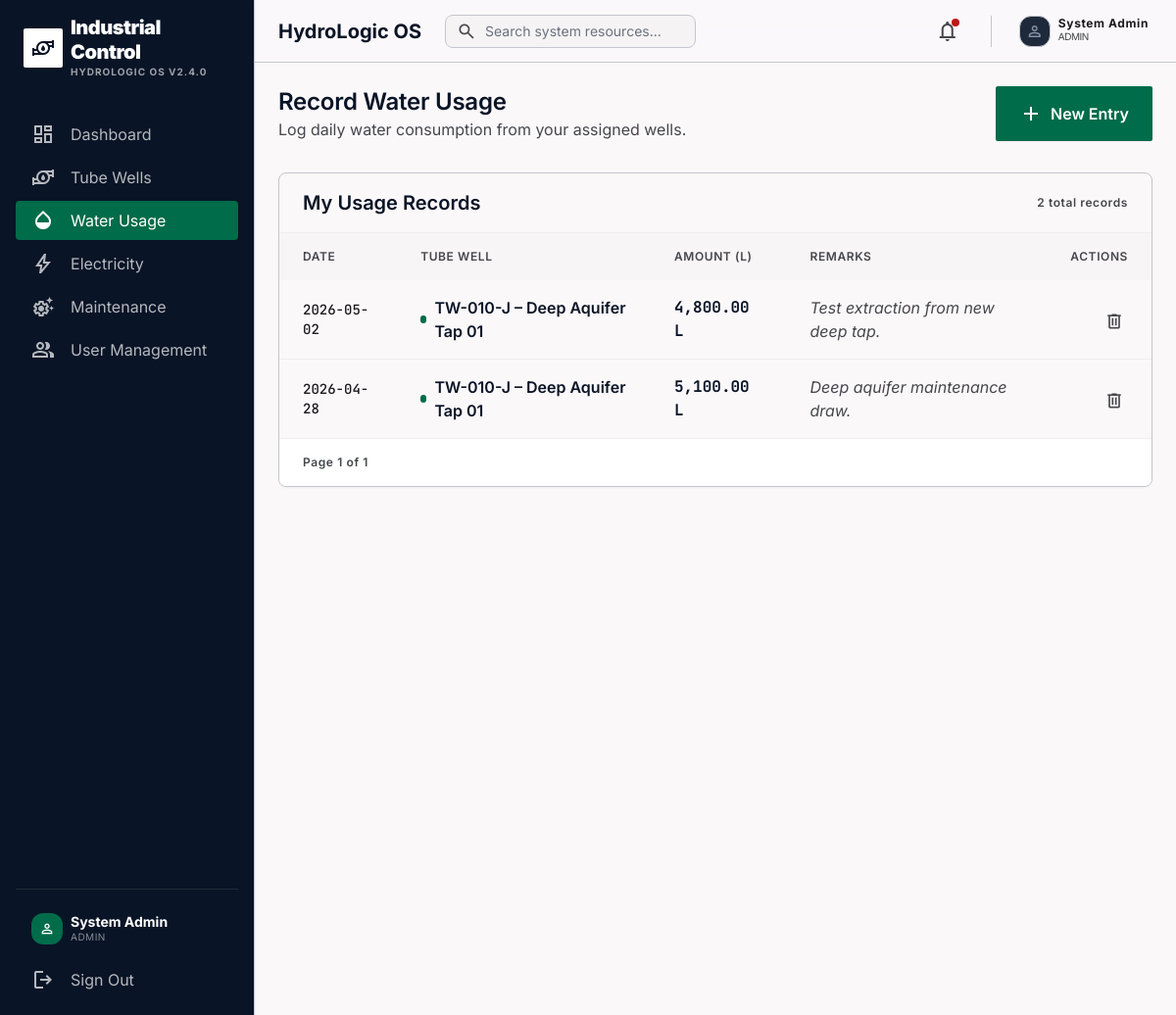
Screenshot of /operator/water_usage.php (signed in) with the database file from the repository.
### tables this page shows
CREATE TABLE IF NOT EXISTS water_usage (
    id              INT AUTO_INCREMENT PRIMARY KEY,
    tube_well_id    INT             NOT NULL,
    usage_date      DATE            NOT NULL,
    water_amount    DECIMAL(12, 2)  NOT NULL,                      
    remarks         TEXT,
    recorded_by     INT,                                           
    created_at      TIMESTAMP       DEFAULT CURRENT_TIMESTAMP,
    updated_at      TIMESTAMP       DEFAULT CURRENT_TIMESTAMP ON UPDATE CURRENT_TIMESTAMP,
    FOREIGN KEY (tube_well_id) REFERENCES tube_wells(id) ON DELETE CASCADE,
    FOREIGN KEY (recorded_by)  REFERENCES users(id)      ON DELETE SET NULL
);

CREATE TABLE IF NOT EXISTS tube_wells (
    id                  INT AUTO_INCREMENT PRIMARY KEY,
    well_code           VARCHAR(30)     NOT NULL UNIQUE,           
    tube_well_name      VARCHAR(150)    NOT NULL,
    location            VARCHAR(255)    NOT NULL,
    installation_date   DATE            NOT NULL,
    status              ENUM('Active', 'Inactive', 'Under Maintenance') DEFAULT 'Active',
    description         TEXT,
    created_by          INT,                                       
    created_at          TIMESTAMP       DEFAULT CURRENT_TIMESTAMP,
    updated_at          TIMESTAMP       DEFAULT CURRENT_TIMESTAMP ON UPDATE CURRENT_TIMESTAMP,
    FOREIGN KEY (created_by) REFERENCES users(id) ON DELETE SET NULL
);

### includes/functions.php (called while the page is built, shortened)
<?php
function sanitize($value): string {
    return htmlspecialchars((string)$value, ENT_QUOTES | ENT_HTML5, 'UTF-8');
}
function paginate(int $total_records, int $per_page, int $current_page): array {
    $current_page = max(1, $current_page);
    $total_pages  = max(1, (int) ceil($total_records / $per_page));
    $current_page = min($current_page, $total_pages);
    $offset       = ($current_page - 1) * $per_page;
    return [
        'total_pages'  => $total_pages,
        'current_page' => $current_page,
        'per_page'     => $per_page,
        'offset'       => $offset,
        'total_records'=> $total_records,
    ];
}

### operator/water_usage.php (the view, shortened to what this page needs)
<?php
require_once __DIR__ . '/../config/db_connect.php';
require_once __DIR__ . '/../includes/functions.php';
$uid = (int)$_SESSION['user_id'];
$page_num   = max(1,(int)($_GET['page']??1));
$cs = mysqli_prepare($conn,"SELECT COUNT(*) AS total FROM water_usage WHERE recorded_by=?");
mysqli_stmt_bind_param($cs,'i',$uid);
mysqli_stmt_execute($cs);
$total_rows = mysqli_fetch_assoc(mysqli_stmt_get_result($cs))['total'] ?? 0;
$pager  = paginate($total_rows, RECORDS_PER_PAGE, $page_num);
$limit  = RECORDS_PER_PAGE;
$offset = $pager['offset'];
$ls = mysqli_prepare($conn,
    "SELECT wu.*, tw.tube_well_name, tw.well_code FROM water_usage wu
     JOIN tube_wells tw ON tw.id=wu.tube_well_id
     WHERE wu.recorded_by=? ORDER BY wu.usage_date DESC, wu.id DESC LIMIT ? OFFSET ?"
);
mysqli_stmt_bind_param($ls,'iii',$uid,$limit,$offset);
mysqli_stmt_execute($ls);
$records = mysqli_stmt_get_result($ls);
require_once __DIR__ . '/../includes/header.php';
require_once __DIR__ . '/../includes/sidebar.php';
?>
<main class="ml-sidebar-width min-h-screen flex flex-col">
    <?php require_once __DIR__ . '/../includes/topbar.php'; ?>
    <div class="p-lg flex-1">
        <div class="flex flex-col md:flex-row md:items-center justify-between mb-xl gap-md">
            <div>
                <h2 class="font-h2 text-h2 text-primary">Record Water Usage</h2>
                <p class="text-on-surface-variant font-body-md">Log daily water consumption from your assigned wells.</p>
            </div>
            <button onclick="openModal('add-modal')"
                    class="flex items-center gap-sm bg-secondary text-on-secondary px-lg py-md rounded shadow-sm hover:opacity-90">
                <span class="material-symbols-outlined">add</span>
                <span class="font-body-md font-semibold">New Entry</span>
            </button>
        </div>
        <div class="bg-surface border border-outline-variant rounded-xl overflow-hidden shadow-sm">
            <div class="px-lg py-md border-b border-surface-container flex items-center justify-between">
                <h3 class="font-h3 text-h3 text-primary">My Usage Records</h3>
                <span class="text-label-sm text-on-surface-variant"><?= $total_rows ?> total records</span>
            </div>
            <div class="overflow-x-auto">
                <table class="w-full text-left border-collapse">
                    <thead><tr class="bg-surface-container-low/50">
                        <th class="px-lg py-md text-label-sm text-on-surface-variant uppercase">Date</th>
                        <th class="px-lg py-md text-label-sm text-on-surface-variant uppercase">Tube Well</th>
                        <th class="px-lg py-md text-label-sm text-on-surface-variant uppercase">Amount (L)</th>
                        <th class="px-lg py-md text-label-sm text-on-surface-variant uppercase">Remarks</th>
                        <th class="px-lg py-md text-label-sm text-on-surface-variant uppercase text-right">Actions</th>
                    </tr></thead>
                    <tbody class="divide-y divide-surface-container">
                        <?php if (mysqli_num_rows($records)===0): ?>
                        <tr><td colspan="5" class="px-lg py-xl text-center text-on-surface-variant">
                            <span class="material-symbols-outlined text-[40px] block mb-sm text-outline">opacity</span>
                            No records yet. Start logging water usage!
                        </td></tr>
                        <?php else: while ($rec=mysqli_fetch_assoc($records)): ?>
                        <tr class="hover:bg-surface-container-lowest transition-colors">
                            <td class="px-lg py-md font-data-mono text-data-mono"><?= date('Y-m-d',strtotime($rec['usage_date'])) ?></td>
                            <td class="px-lg py-md">
                                <div class="flex items-center gap-sm">
                                    <div class="w-2 h-2 rounded-full bg-secondary"></div>
                                    <span class="font-semibold text-primary"><?= sanitize($rec['well_code']) ?> – <?= sanitize($rec['tube_well_name']) ?></span>
                                </div>
                            </td>
                            <td class="px-lg py-md font-data-mono text-primary font-bold"><?= number_format($rec['water_amount'],2) ?> L</td>
                            <td class="px-lg py-md text-on-surface-variant italic"><?= sanitize($rec['remarks']??'—') ?></td>
                            <td class="px-lg py-md text-right">
                                <form method="POST" action="" onsubmit="return confirm('Delete this record?');">
                                    <button type="submit" class="p-xs hover:bg-error-container hover:text-error rounded text-on-surface-variant transition-colors">
                                        <span class="material-symbols-outlined text-[20px]">delete</span>
                                    </button>
                                </form>
                            </td>
                        </tr>
                        <?php endwhile; endif; ?>
                    </tbody>
                </table>
            </div>
            <div class="px-lg py-md bg-surface-container-lowest border-t border-surface-container flex items-center justify-between">
                <span class="text-label-sm text-on-surface-variant">Page <?= $pager['current_page'] ?> of <?= $pager['total_pages'] ?></span>
            </div>
        </div>
    </div>
    <?php require_once __DIR__ . '/../includes/footer.php'; ?>

### includes/header.php (style rules this page uses)
.material-symbols-outlined { font-variation-settings: 'FILL' 0, 'wght' 400, 'GRAD' 0, 'opsz' 24; vertical-align: middle; }
body { font-family: 'Inter', sans-serif; }
main { animation: fadeIn 0.2s ease-in-out; }

### rows the page displays
water_usage: usage_date "2026-05-02", tube_well.well_code "TW-010-J", tube_well.tube_well_name "Deep Aquifer Tap 01", water_amount "4,800.00", remarks "Test extraction from new deep tap."
water_usage: usage_date "2026-04-28", tube_well.well_code "TW-010-J", tube_well.tube_well_name "Deep Aquifer Tap 01", water_amount "5,100.00", remarks "Deep aquifer maintenance draw."

### other values shown
APP_NAME "HYDROLOGIC OS"
APP_VERSION "V2.4.0"
$item['label'] "Dashboard"
$item['label'] "Tube Wells"
$item['label'] "Water Usage"
$item['label'] "Electricity"
$item['label'] "Maintenance"
$item['label'] "User Management"
current_user_name() "System Admin"
$role "ADMIN"
APP_NAME "HydroLogic OS"
current_role() "ADMIN"
$total_rows "2"
$pager['current_page'] "1"
$pager['total_pages'] "1"
